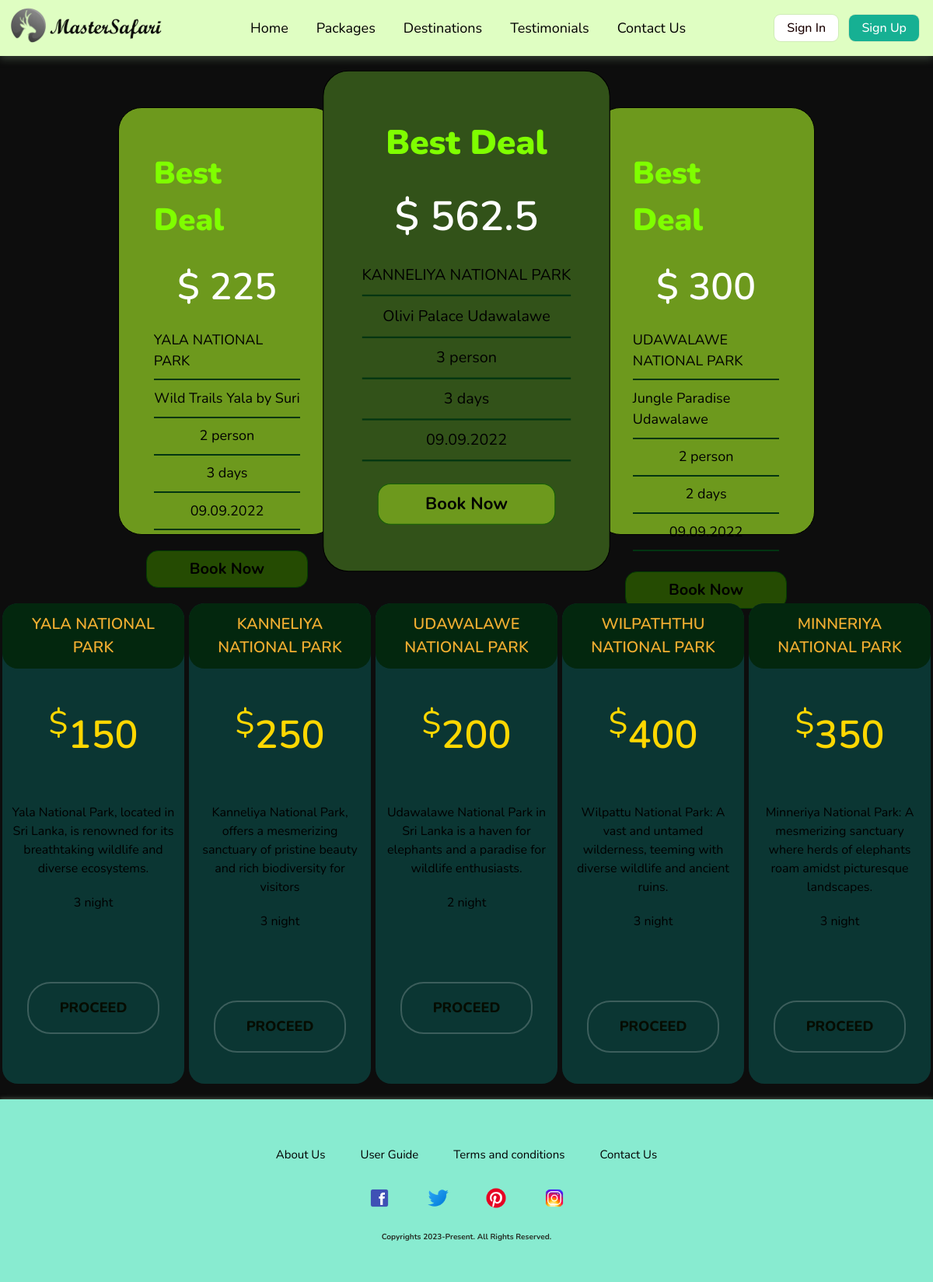
Page /PackageCard.php on the committed database.
### tables this page shows
CREATE TABLE `package` (
  `status` int(1) NOT NULL,
  `pkg_id` varchar(8) NOT NULL,
  `p_name` varchar(60) NOT NULL,
  `price_per_person` double DEFAULT NULL,
  `description` text DEFAULT NULL,
  `no_of_days` int(11) DEFAULT NULL,
  `start_date` date DEFAULT NULL
);

### PackageCard.php (the view, shortened to what this page needs)
<?php
     require 'config.php';
?>
<!DOCTYPE html>
<html lang="en">
<head>
    <link rel='stylesheet' type='text/css' media='screen' href='styles/styleGen.css'>
  <link rel='stylesheet' type='text/css' media='screen' href='styles/stylePackageCard.css'>
</head>
<body>
<?PHP include 'includes/header.php'; ?>
  <?php
    $bestDeals1 = 'PK000001';
    $bestDeals2 = 'PK000002';
    $bestDeals3 = 'PK000003';
    $pkgB_sql = "SELECT p_name, no_of_days, price_per_person FROM package WHERE pkg_id IN ('$bestDeals1', '$bestDeals2', '$bestDeals3')";
    $resultPkg = mysqli_query($conn, $pkgB_sql);
    $i = 0;
    $bestDealsPkg = array();
     while ($bestPkgDetail = $resultPkg->fetch_assoc())
    {
      $i++;
        $bestDealsPkg[$i]['name'] = $bestPkgDetail['p_name'];
        $bestDealsPkg[$i]['no_of_days'] = $bestPkgDetail['no_of_days'];
        $bestDealsPkg[$i]['price_per_person'] = $bestPkgDetail['price_per_person'] * 75/100;
    }
    $accommodation1 = 'AI000001';
    $accommodation2 = 'AI000002';
    $accommodation3 = 'AI000003';
    $accoB_sql = "SELECT hotel_name FROM accommodation WHERE aid  IN ('$accommodation1', '$accommodation2', '$accommodation3')";
    $resultAcco = mysqli_query($conn, $accoB_sql);
    $j = 0;
    $bestPkgHotel = array();
    while ($bestPkgAcco = $resultAcco->fetch_assoc()) {
      $j++;
      $bestPkgHotel[$j] = $bestPkgAcco['hotel_name'];
    }
    ?>
     <div class="cards">
        <div class="side-card">
            <ul class="unorderli">
                <li class="pack">Best Deal</li>
                <?php $total_amount1 = $bestDealsPkg[1]['price_per_person']*2; ?>
                <li id="basic" class="side-card-price">&dollar;
                  <?php  echo $total_amount1; ?> </li>
                    <li class="bottom-bar"><?php echo $bestDealsPkg[1]['name'] ?></li>
                    <li class="bottom-bar"> <?php echo $bestPkgHotel[1]?></li>
                    <li class="bottom-bar"> 2 person</li>
                    <li class="bottom-bar"><?php echo $bestDealsPkg[1]['no_of_days'] ?> days</li>
                    <li class="bottom-bar"> 09.09.2022</li>
                    <li>
                  <form action="PaymentComform.php" method="POST" >
                  <button type="submit" name="submit_bestDels_button" class="side-purchase-btn">Book Now</button>
                </form>
                    </li>
              </ul>
            </div>
         <div class="middle-card">
         <ul class="unorderli">
            <li class="middle-pack">Best Deal</li>
            <?php $total_amount2 = $bestDealsPkg[2]['price_per_person']*3; ?>
            <li id="basic" class="middle-card-price">&dollar;
            <?php  echo $total_amount2; ?> </li>
                <li class="bottom-bar"><?php echo $bestDealsPkg[2]['name'] ?></li>
                    <li class="bottom-bar"> <?php echo $bestPkgHotel[2] ?></li>
                    <li class="bottom-bar"> 3 person</li>
                    <li class="bottom-bar"> <?php echo $bestDealsPkg[2]['no_of_days'] ?> days</li>
                    <li class="bottom-bar"> 09.09.2022</li>
                <li>
                <form action="PaymentComform.php" method="POST" >
                <button type="submit" name="submit_bestDels_button" class="middle-purchase-btn">Book Now</button>
                </form>
                </li>
        </ul>
     </div>
    <div class="side-card">
        <ul class="unorderli">
           <li class="pack">Best Deal</li>
           <?php $total_amount3 = $bestDealsPkg[3]['price_per_person']*2; ?>
       <li id="basic" class="side-card-price">&dollar;
       <?php  echo $total_amount3; ?> </li>
            <li class="bottom-bar"><?php echo $bestDealsPkg[3]['name'] ?></li>
                    <li class="bottom-bar"> <?php echo $bestPkgHotel[3] ?></li>
                    <li class="bottom-bar"> 2 person</li>
                    <li class="bottom-bar"> <?php echo $bestDealsPkg[3]['no_of_days']?> days</li>
                    <li class="bottom-bar"> 09.09.2022</li>
            <li>
              <form action="PaymentComform.php" method="POST" >
                <button type="submit" name="submit_bestDels_button" class="side-purchase-btn">Book Now</button>
              </form>
            </li>
        </ul>
    </div>
</div>
     <?php
        $sql = "SELECT * FROM package WHERE Status = 1";
        $result = mysqli_query($conn, $sql);
        $packages = mysqli_fetch_all($result, MYSQLI_ASSOC);
        $rowIndex =0;
        if ($rowIndex < count($packages)) {
          $specificRow = $packages[$rowIndex];
          $p1_name = $specificRow['p_name'];
          $p1_price_per_person = $specificRow['price_per_person'];
          $p1_description = $specificRow['description'];
          $p1_no_of_days = $specificRow['no_of_days'];
        }
        else {
            echo "<p class='normal'>No feedbacks yet</p>";
          }
    ?>
    <div class="pricing-table">
        <div class="pricing-card">
            <h3 class="pricing-card-header"><?php echo $p1_name ?></h3>
            <div class="price"><sup>$</sup><?php echo $p1_price_per_person ?> </div>
            <ul class="unorder-safari-packages">
            <li><?php echo $p1_description ?></li>
            <li><?php echo $p1_no_of_days." "?>night</li>
            </ul>
            <a href="Accomodation.php?pkg_id=<?php
                $rowIndex =0;
                if ($rowIndex < count($packages)) {
                  $specificRow = $packages[$rowIndex];
                  echo $specificRow['pkg_id'];}
                  ?>" class="order-btn">PROCEED</a>
        </div>
        <?php
                    $rowIndex =1;
                    if ($rowIndex < count($packages)) {
                      $specificRow = $packages[$rowIndex];
                      $p2_name = $specificRow['p_name'];
                      $p2_price_per_person = $specificRow['price_per_person'];
                      $p2_description = $specificRow['description'];
                      $p2_no_of_days = $specificRow['no_of_days'];
                    }
                    else {
                      }
            ?>
        <div class="pricing-card">
            <h3 class="pricing-card-header"><?php echo $p2_name ?></h3>
            <div class="price"><sup>$</sup><?php echo $p2_price_per_person ?></div>
            <ul class="unorder-safari-packages">
            <li><?php echo $p2_description ?></li>
            <li><?php echo $p2_no_of_days." "?>night</li>
            </ul>
            <a href="Accomodation.php?pkg_id=<?php
                $rowIndex =1;
                if ($rowIndex < count($packages)) {
                  $specificRow = $packages[$rowIndex];
                  echo $specificRow['pkg_id'];}
                  ?>" class="order-btn">PROCEED</a>
        </div>
        <?php
                    $rowIndex =2;
                    if ($rowIndex < count($packages)) {
                      $specificRow = $packages[$rowIndex];
                      $p3_name = $specificRow['p_name'];
                      $p3_price_per_person = $specificRow['price_per_person'];
                      $p3_description = $specificRow['description'];
                      $p3_no_of_days = $specificRow['no_of_days'];
                    }
                    else {
                      }
        ?>
        <div class="pricing-card">
            <h3 class="pricing-card-header"><?php echo $p3_name ?></h3>
            <div class="price"><sup>$</sup><?php echo $p3_price_per_person ?> </div>
            <ul class="unorder-safari-packages">
            <li><?php echo $p3_description ?></li>
            <li><?php echo $p3_no_of_days." "?>night</li>
            </ul>
            <a href="Accomodation.php?pkg_id=<?php
                $rowIndex =2;
                if ($rowIndex < count($packages)) {
                  $specificRow = $packages[$rowIndex];
                  echo $specificRow['pkg_id'];}
                  ?>" class="order-btn">PROCEED</a>
        </div>
        <?php
        $rowIndex =3;
        if ($rowIndex < count($packages)) {
          $specificRow = $packages[$rowIndex];
          $p4_name = $specificRow['p_name'];
          $p4_price_per_person = $specificRow['price_per_person'];
          $p4_description = $specificRow['description'];
          $p4_no_of_days = $specificRow['no_of_days'];
        }
        else {
          }
?>
        <div class="pricing-card">
            <h3 class="pricing-card-header"><?php echo $p4_name ?></h3>
            <div class="price"><sup>$</sup><?php echo $p4_price_per_person ?></div>
            <ul class="unorder-safari-packages">
            <li><?php echo $p4_description ?></li>
            <li><?php echo $p4_no_of_days." "?>night</li>
            </ul>
            <a href="Accomodation.php?pkg_id=<?php
                $rowIndex =3;
                if ($rowIndex < count($packages)) {
                  $specificRow = $packages[$rowIndex];
                  echo $specificRow['pkg_id'];}
                  ?>" class="order-btn">PROCEED</a>
        </div>
        <?php
        $rowIndex =4;
        if ($rowIndex < count($packages)) {
          $specificRow = $packages[$rowIndex];
          $p5_name = $specificRow['p_name'];
          $p5_price_per_person = $specificRow['price_per_person'];
          $p5_description = $specificRow['description'];
          $p5_no_of_days = $specificRow['no_of_days'];
        }
        else {
          }
?>
            <div class="pricing-card">
            <h3 class="pricing-card-header"><?php echo $p5_name ?></h3>
            <div class="price"><sup>$</sup><?php echo $p5_price_per_person ?></div>
            <ul class="unorder-safari-packages">
            <li><?php echo $p5_description  ?></li>
            <li><?php echo $p5_no_of_days." "?> night</li>
            </ul>
            <a href="Accomodation.php?pkg_id=<?php
                $rowIndex =4;
                if ($rowIndex < count($packages)) {
                  $specificRow = $packages[$rowIndex];
                  echo $specificRow['pkg_id'];}
                  ?>" class="order-btn">PROCEED</a>
        </div>
    </div>
    <?PHP include 'includes/footer.php'; ?>
</body>
</html>

### includes/header.php (shortened to what this page needs)
<header>
    <div class="navbar">
        <a href="index.php" class="site-icon">
            <img src="images/deerlogo.png" alt="website logo">
            <img src="images/sitename.png" alt="website name">
        </a>
        <ul id="nav-links">
            <li><a href="index.php" class="links">Home</a></li>
            <li><a href="PackageCard.php" class="links">Packages</a></li>
            <li><a href="safari.php" class="links">Destinations</a></li>
            <li><a href="Testimonial.php" class="links">Testimonials</a></li>
            <li><a href="contact.php" class="links">Contact Us</a></li>
        </ul>
        <div class="nav-buttons">
            <?php
            if(empty($_SESSION['user_ses'])){
                ?>
                <button class="button-default button-nav sign-in"><a href="signInUp.php?type=log">Sign In</a></button>
                      <button class="button-default button-nav"><a href="signInUp.php?type=reg" >Sign Up</a></button>
            <?php
            }
            ?>
        </div>
    </div>
</header>

### includes/footer.php
<footer>
    <ul class="footer-list">
      <li><a href="AboutUs.php" class="footer-links">About Us</a></li>
      <li><a href="userGuide.php" class="footer-links">User Guide</a></li>
      <li><a href="terms.php" class="footer-links">Terms and conditions</a></li>
      <li><a href="contact.php" class="footer-links">Contact Us</a></li>
    </ul>
    <ul class="footer-list">
      <li><a href=""><img src="images/facebook.png" alt="facebook" class="footer-icon"></a></li>
      <li><a href=""><img src="images/twitter.png" alt="twitter" class="footer-icon"></a></li>
      <li><a href=""><img src="images/pinterest.png" alt="pinterest" class="footer-icon"></a></li>
      <li><a href=""><img src="images/insta.png" alt="instagram" class="footer-icon"></a></li>
    </ul>
    <h6>Copyrights 2023-Present. All Rights Reserved.</h6>
  </footer>

### styles/styleGen.css (style rules this page uses)
:root { --clr-black-500: rgb(13, 13, 13); --clr-black-400: rgb(26, 1, 1); --clr-black-300: rgb(39, 46, 37); --clr-green-700: rgb(0, 88, 62); --clr-white-600: rgb(255, 255, 255); --ff-primary: 'Nunito', sans-serif; --fw-light: 300; --fw-regular: 400; --fw-semibold: 500; --fw-bold: 600; --fw-extbold: 700; --fs-14: 0.875rem; --fs-15: 0.9375rem; --fs-16: 1rem; --fs-18: 1.125rem; --fs-20: 1.25rem; --fs-22: 1.375rem; --fs-24: 1.5rem; --fs-36: 2rem; --fs-40: 2.5rem; --fs-56: 3.5rem; --fs-82: 5.125rem; --fs-body: var(--fs-18); --fs-nav: var(--fs-18); --fs-footer: var(--fs-15); --fs-exlrg-txt: var(--fs-82); --fs-h1: var(--fs-56); --fs-h2: var(--fs-40); --fs-h3: var(--fs-36); --fs-h4: var(--fs-24); --fs-button: var(--fs-24); }
@media (prefers-color-scheme: light) { :root { --clr-default-txt: rgb(0, 0, 0); --clr-default-back: var(--clr-white-600); --clr-green-300: rgb(223, 254, 194); --clr-green-400: rgb(195, 255, 135); --clr-green-500: rgb(151, 230, 139); --clr-aqua-500: rgb(136, 235, 208); --clr-aqua-600: rgb(22, 176, 147); --clr-black-shadow: rgba(41, 47, 39, 0.273); --clr-txt-shade1: rgba(13, 12, 51, 0.78); --clr-glass-back: rgba(255, 255, 255, 0.512); } }
body { background: var(--clr-default-back); color: var(--clr-default-txt); position: relative; font-size: var(--fs-body); }
*, *::before, *::after { box-sizing: border-box; }
* { margin: 0; padding: 0; font-family: var(--ff-primary); }
html, body { height: 100%; overflow-x: hidden; }
body { text-rendering: optimizeSpeed; line-height: 1.5; }
img, svg { max-width: 100%; display: block; }
a { text-decoration: none; color: var(--clr-default-txt); }
button { cursor: pointer; }
.button-default { cursor: pointer; padding: 0.4em 1em; border-radius: 0.5em; border: 0; background-color: var(--clr-aqua-600); color: var(--clr-white-600); font-size: var(--fs-button); font-weight: var(--fw-semibold); }
.button-default a { color: var(--clr-white-600); }
header { position: fixed; top: 0; width: 100%; z-index: 100; }
.navbar { width: 100%; height: 4em; background-color: var(--clr-green-300); display: flex; align-items: center; justify-content: space-between; font-size: var(--fs-nav); box-shadow: 0px 4px 10px rgba(111, 132, 109, 0.414); position: relative; }
.site-icon { margin-left: 0.8em; }
.site-icon img { width: 2.5em; display: inline; }
.site-icon img:nth-child(2) { width: 8em; padding-bottom: 0.2em; }
.navbar > ul { display: flex; list-style-type: none; gap: 2em; align-items: center; }
.nav-buttons { display: flex; margin-right: 1em; gap: 0.8em; position: relative; }
.button-nav { font-size: var(--fs-16); font-weight: var(--fw-semibold); outline: 0.1em solid rgba(102, 109, 109, 0.122); }
.sign-in { background-color: rgb(255, 255, 255); }
.sign-in a, .user-list a { color: var(--clr-black-400); }
footer { background-color: var(--clr-aqua-500); text-align: center; padding: 2em 0; box-shadow: 0px -1px 5px rgba(111, 132, 109, 0.614); font-size: var(--fs-footer); }
footer ul { display: flex; flex-direction: row; list-style-type: none; align-items: center; justify-content: center; padding-top: 2em; gap: 3em; }
.footer-icon { padding-bottom: 0.5em; width: 2em; }
footer h6 { padding: 2em 0; color: var(--clr-black-300); }

### rows in the picture
package: p_name "YALA NATIONAL PARK", no_of_days "3", price_per_person "150", description "Yala National Park, located in Sri Lanka, is renowned for its breathtaking wildlife and diverse ecosystems."
package: p_name "KANNELIYA NATIONAL PARK", no_of_days "3", price_per_person "250", description "Kanneliya National Park, offers a mesmerizing sanctuary of pristine beauty and rich biodiversity for visitors"
package: p_name "UDAWALAWE NATIONAL PARK", no_of_days "2", price_per_person "200", description "Udawalawe National Park in Sri Lanka is a haven for elephants and a paradise for wildlife enthusiasts."
package: p_name "WILPATHTHU NATIONAL PARK", price_per_person "400", description "Wilpattu National Park: A vast and untamed wilderness, teeming with diverse wildlife and ancient ruins.", no_of_days "3"
package: p_name "MINNERIYA NATIONAL PARK", price_per_person "350", description "Minneriya National Park: A mesmerizing sanctuary where herds of elephants roam amidst picturesque landscapes.", no_of_days "3"

### other values in the picture
$total_amount1 "225"
$bestPkgHotel[1] "Wild Trails Yala by Suri"
$total_amount2 "562.5"
$bestPkgHotel[2] "Olivi Palace Udawalawe"
$total_amount3 "300"
$bestPkgHotel[3] "Jungle Paradise Udawalawe"
